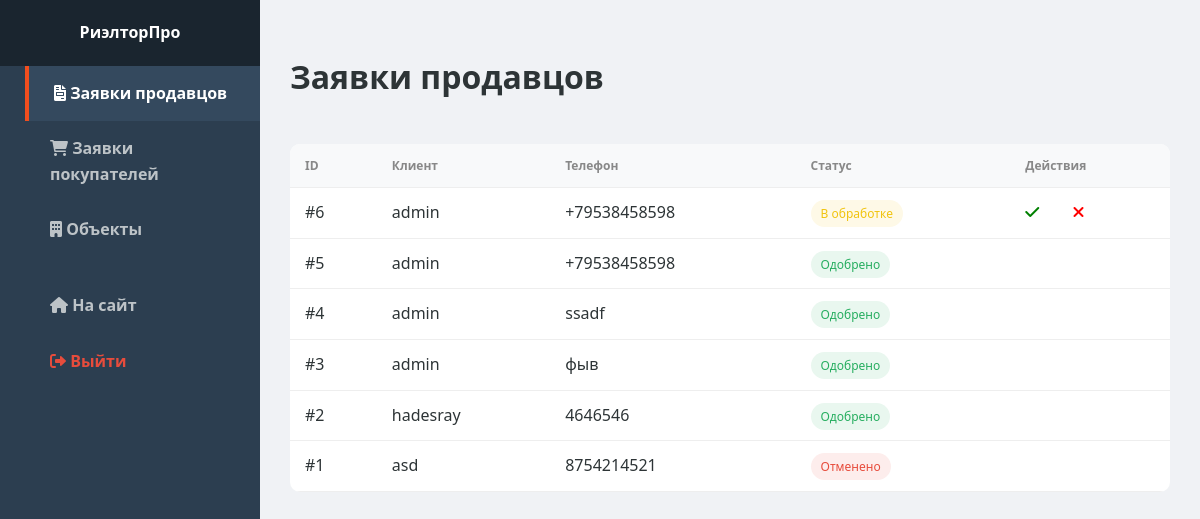
Screenshot of /admin.php (signed in) with the database file from the repository.
### tables this page shows
CREATE TABLE IF NOT EXISTS `seller_requests` (
  `id` int(11) NOT NULL AUTO_INCREMENT,
  `full_name` varchar(255) NOT NULL,
  `phone` varchar(50) NOT NULL,
  `property_address` text NOT NULL,
  `expected_price` varchar(100) DEFAULT NULL,
  `created_at` timestamp NOT NULL DEFAULT current_timestamp(),
  `status` varchar(50) DEFAULT 'В обработке',
  PRIMARY KEY (`id`)
);

### admin.php (the view, shortened to what this page needs)
<?php
require_once 'db.php';
$view = $_GET['view'] ?? 'sellers';
if ($view === 'buyers') {
    $stmt = $pdo->query("SELECT pr.*, p.title as property_name FROM property_requests pr JOIN properties p ON pr.property_id = p.id ORDER BY pr.created_at DESC");
    $data = $stmt->fetchAll();
} elseif ($view === 'properties') {
    $stmt = $pdo->query("SELECT * FROM properties ORDER BY created_at DESC");
    $data = $stmt->fetchAll();
} else {
    $stmt = $pdo->query("SELECT * FROM seller_requests ORDER BY created_at DESC");
    $data = $stmt->fetchAll();
}
?>
<!DOCTYPE html>
<html lang="ru">
<head>
    <link rel="stylesheet" href="https://cdnjs.cloudflare.com/ajax/libs/font-awesome/6.0.0/css/all.min.css">
    <link rel="stylesheet" href="style/style.css">
</head>
<body>
<aside class="sidebar">
    <div class="sidebar-header">РиэлторПро</div>
    <nav class="sidebar-menu">
        <a href="admin.php?view=sellers" class="<?= $view === 'sellers' ? 'active' : '' ?>"><i class="fas fa-file-invoice"></i> Заявки продавцов</a>
        <a href="admin.php?view=buyers" class="<?= $view === 'buyers' ? 'active' : '' ?>"><i class="fas fa-shopping-cart"></i> Заявки покупателей</a>
        <a href="admin.php?view=properties" class="<?= $view === 'properties' ? 'active' : '' ?>"><i class="fas fa-building"></i> Объекты</a>
        <a href="index.php" style="margin-top:20px;"><i class="fas fa-home"></i> На сайт</a>
        <a href="logout.php" style="color:#e74c3c;"><i class="fas fa-sign-out-alt"></i> Выйти</a>
    </nav>
</aside>
<main class="admin-main">
    <div style="display:flex; justify-content:space-between; margin-bottom:20px;">
        <h1>
            <?php
                if($view === 'properties') echo "Управление объектами";
                elseif($view === 'buyers') echo "Заявки покупателей";
                else echo "Заявки продавцов";
            ?>
        </h1>
    </div>
    <table class="admin-table">
        <?php if($view === 'properties'): ?>
            <thead>
                <tr>
                    <th>Фото</th>
                    <th>Название</th>
                    <th>Цена</th>
                    <th>Район</th>
                    <th>Характеристики</th>
                    <th>Дата</th>
                </tr>
            </thead>
            <tbody>
                <?php foreach ($data as $item): ?>
                <tr>
                    <td><img src="img/objects/<?= $item['image_url'] ?>" class="img-preview"></td>
                    <td><strong><?= htmlspecialchars($item['title']) ?></strong></td>
                    <td><?= number_format($item['price'], 0, '', ' ') ?> ₽</td>
                    <td><?= $item['district'] ?></td>
                    <td><?= $item['rooms'] ?>к, <?= $item['area'] ?>м², <?= $item['floor'] ?> эт.</td>
                    <td><?= date('d.m.Y', strtotime($item['created_at'])) ?></td>
                </tr>
                <?php endforeach; ?>
            </tbody>
        <?php else: ?>
            <thead>
                <tr>
                    <th>ID</th>
                    <th>Клиент</th>
                    <th>Телефон</th>
                    <th>Статус</th>
                    <th>Действия</th>
                </tr>
            </thead>
            <tbody>
                <?php foreach ($data as $row): ?>
                <tr>
                    <td>#<?= $row['id'] ?></td>
                    <td><?= htmlspecialchars($row['full_name'] ?? $row['user_name']) ?></td>
                    <td><?= $row['phone'] ?></td>
                    <td><span class="status-badge status-<?= ($row['status'] === 'Одобрено' ? 'approved' : ($row['status'] === 'Отменено' ? 'rejected' : 'processing')) ?>"><?= $row['status'] ?></span></td>
                    <td>
                        <?php if($row['status'] === 'В обработке'): ?>
                            <a href="admin.php?view=<?= $view ?>&action=approve&id=<?= $row['id'] ?>&type=<?= ($view === 'buyers' ? 'buyer' : 'seller') ?>" class="btn-action btn-approve" style="text-decoration: none; color: green; padding-right: 30px"><i class="fas fa-check"></i></a>
                            <a href="admin.php?view=<?= $view ?>&action=reject&id=<?= $row['id'] ?>&type=<?= ($view === 'buyers' ? 'buyer' : 'seller') ?>" class="btn-action btn-reject" style="text-decoration: none; color: red;"><i class="fas fa-times"></i></a>
                        <?php endif; ?>
                    </td>
                </tr>
                <?php endforeach; ?>
            </tbody>
        <?php endif; ?>
    </table>
</main>
</body>
</html>

### style/style.css (style rules this page uses)
:root { --primary-color: #1a2a6c; --accent-color: #f24e1e; --text-dark: #2d3436; --bg-light: #f8f9fa; --white: #ffffff; --transition: 0.3s ease; }
body { font-family: 'Segoe UI', Roboto, Helvetica, Arial, sans-serif; margin: 0; color: var(--text-dark); line-height: 1.6; scroll-behavior: smooth; }
nav a { margin-left: 25px; text-decoration: none; color: var(--text-dark); font-weight: 600; transition: var(--transition); }
.admin-table { width: 100%; border-collapse: collapse; background: white; border-radius: 10px; overflow: hidden; margin-top: 20px; }
.admin-table th, .admin-table td { padding: 15px; text-align: left; border-bottom: 1px solid #eee; }
.admin-table th { background: var(--primary-color); color: white; }

### admin.php (style rules this page uses)
body { display: flex; min-height: 100vh; background: #f0f2f5; margin: 0; }
.sidebar { width: 260px; background: #2c3e50; color: white; position: fixed; height: 100%; }
.sidebar-header { padding: 20px; text-align: center; background: #1a252f; font-weight: bold; }
.sidebar-menu a { display: block; padding: 15px 25px; color: #bdc3c7; text-decoration: none; }
.sidebar-menu a:hover, .sidebar-menu a.active { background: #34495e; color: white; border-left: 4px solid var(--accent-color); }
.admin-main { margin-left: 260px; flex-grow: 1; padding: 30px; }
.status-badge { padding: 5px 10px; border-radius: 20px; font-size: 12px; }
.status-processing { background: #fef9e7; color: #f1c40f; }
.status-approved { background: #e9f7ef; color: #27ae60; }
.status-rejected { background: #fdedec; color: #e74c3c; }
.admin-table { width: 100%; background: white; border-collapse: collapse; border-radius: 10px; overflow: hidden; }
.admin-table th, .admin-table td { padding: 12px 15px; border-bottom: 1px solid #eee; text-align: left; }
.admin-table th { background: #f8f9fa; color: #888; font-size: 12px; }

### rows the page displays
seller_requests: id "6", full_name "admin", phone "+79538458598", status "В обработке"
seller_requests: id "5", full_name "admin", phone "+79538458598", status "Одобрено"
seller_requests: id "4", full_name "admin", phone "ssadf", status "Одобрено"
seller_requests: id "3", full_name "admin", phone "фыв", status "Одобрено"
seller_requests: id "2", full_name "hadesray", phone "4646546", status "Одобрено"
seller_requests: id "1", full_name "asd", phone "8754214521", status "Отменено"
